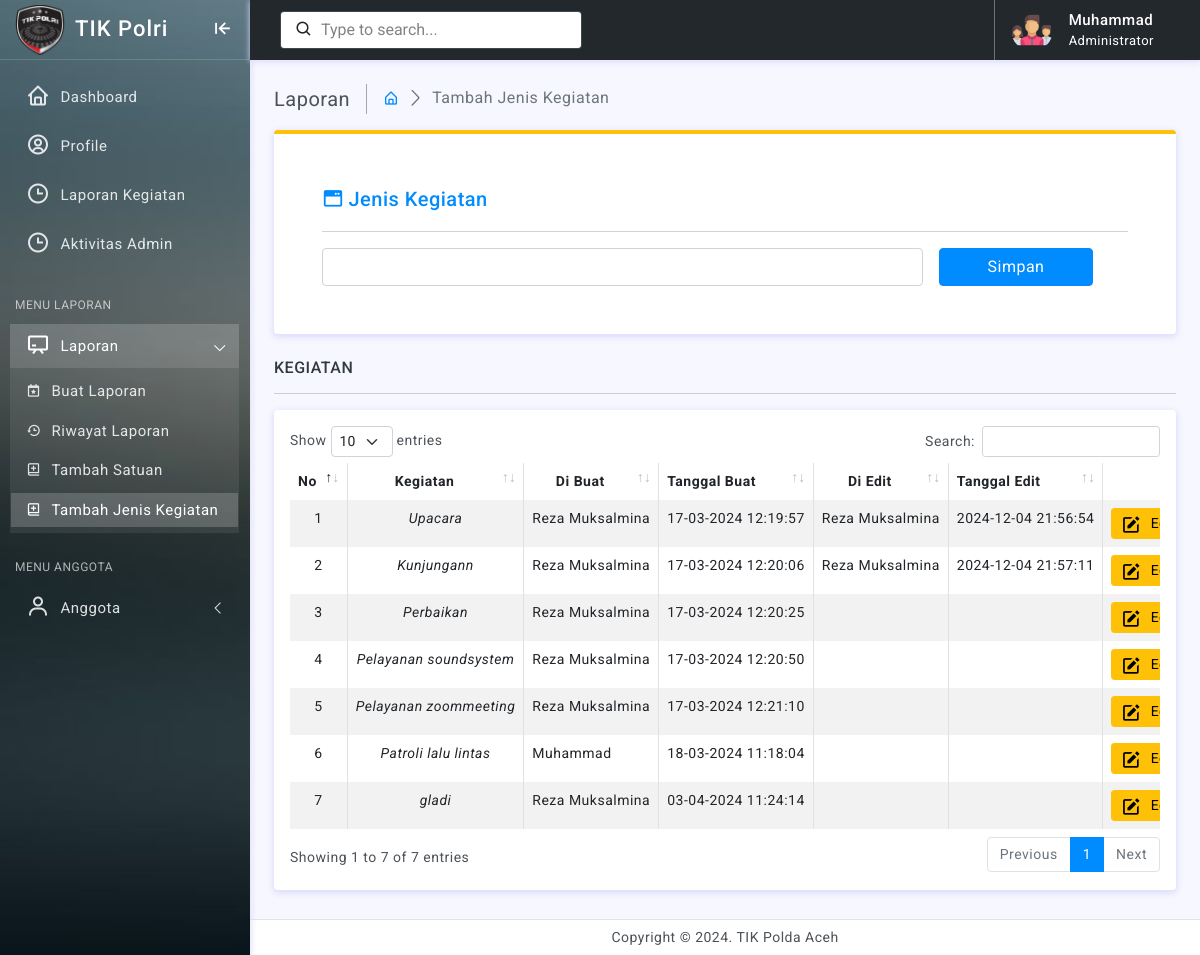
Screenshot of /admin/index.php?page=add_jenis_kegiatan (signed in) with the database file from the repository.
### tables this page shows
CREATE TABLE `jenis_kegiatan` (
  `kegiatan` int(11) NOT NULL,
  `judul_kegiatan` varchar(100) NOT NULL,
  `created_by` varchar(100) NOT NULL,
  `created_at` text DEFAULT NULL,
  `edited_by` varchar(100) DEFAULT NULL,
  `edited_at` text DEFAULT NULL
);

### admin/laporan/add_jenis_kegiatan.php (the view, shortened to what this page needs)
<div class="page-breadcrumb d-none d-sm-flex align-items-center mb-3">
    <div class="breadcrumb-title pe-3">Laporan</div>
    <div class="ps-3">
        <nav aria-label="breadcrumb">
            <ol class="breadcrumb mb-0 p-0">
                <li class="breadcrumb-item"><a href="index.php?page=dashboard"><i class="bx bx-home-alt"></i></a>
                </li>
                <li class="breadcrumb-item active" aria-current="page">Tambah Jenis Kegiatan</li>
            </ol>
        </nav>
    </div>
</div>
<div class="card border-top border-0 border-4 border-warning">
    <div class="card-body p-5">
        <div class="card-title d-flex align-items-center">
            <div><i class="bx bxs-window-alt me-1 font-22 text-primary"></i>
            </div>
            <h5 class="mb-0 text-primary">Jenis Kegiatan</h5>
        </div>
        <hr>
        <form class="row g-3" method="post" action="" enctype="multipart/form-data">
            <div class="col-md-9">
                <input type="text" name="judul" class="form-control" id="inputFirstName">
            </div>
            <div class="col-md-3">
                <button type="submit" name="submit" class="btn btn-primary px-5">Simpan</button>
            </div>
        </form>
    </div>
</div>
<h6 class="mb-0 text-uppercase">Kegiatan</h6>
<hr />
<div class="card">
    <div class="card-body">
        <div class="table-responsive">
        <table id="example" class="table table-striped table-bordered" style="width:100%">
    <thead>
        <tr>
            <th width="5%">
                <center>No</center>
            </th>
            <th>
                <center>Kegiatan</center>
            </th>
            <th width="20%">
                <center>Di Buat </center>
            </th>
            <th width="10%">Tanggal Buat</th>
            <th width="20%">
                <center>Di Edit </center>
            </th>
            <th width="10%">Tanggal Edit</th>
            <th width="5%">
                <center>Action</center>
            </th>
        </tr>
    </thead>
    <tbody>
        <?php
        include "../conn/conn.php";
        $no = 1;
        $query = mysqli_query($conn, "SELECT * FROM jenis_kegiatan");
        while ($data = mysqli_fetch_array($query)) { ?>
            <tr>
                <td>
                    <center><?= $no++ ?></center>
                </td>
                <td><center><i><?= $data['judul_kegiatan'] ?></i></center></td>
                <td><?= ucwords($data['created_by']) ?></td>
                <td>
                    <center><?= $data['created_at']?></center>
                </td>
                <td><?= ucwords($data['edited_by']) ?></td>
                <td>
                    <center><?= $data['edited_at']?></center>
                </td>
                <td class="text-center">
                    <button class="btn btn-warning btn-sm" data-bs-toggle="modal" data-bs-target="#editModal<?= $data['kegiatan'] ?>">
                        <i class="bx bxs-edit"></i> Edit
                    </button>
                </td>
            </tr>
        <?php
        };
        ?>
    </tbody>
</table>
        </div>
    </div>
</div>

### assets/css/app.css (style rules this page uses)
body { font-size: 14px; color: #4c5258; letter-spacing: .5px; background: #f7f7ff; overflow-x: hidden; font-family: Roboto, sans-serif }
a { text-decoration: none }
.breadcrumb-title { font-size: 20px; border-right: 1.5px solid #aaa4a4 }
.page-breadcrumb .breadcrumb li.breadcrumb-item { font-size: 16px }
.page-breadcrumb .breadcrumb-item+.breadcrumb-item::before { display: inline-block; padding-right: .5rem; color: #6c757d; font-family: LineIcons; content: "\ea5c" }
.font-22 { font-size: 22px }
.btn i { vertical-align: middle; font-size: 1.3rem; margin-top: -1em; margin-bottom: -1em; margin-right: 5px }
input::placeholder { color: #000!important; opacity: .3!important }

### assets/css/header-colors.css (style rules this page uses)
html.color-header::placeholder { color: #08090a!important; opacity: .5!important }

### rows the page displays
jenis_kegiatan: judul_kegiatan "Upacara", created_by "Reza Muksalmina", created_at "17-03-2024 12:19:57", edited_by "Reza Muksalmina", edited_at "2024-12-04 21:56:54"
jenis_kegiatan: judul_kegiatan "Kunjungann", created_by "Reza Muksalmina", created_at "17-03-2024 12:20:06", edited_by "Reza Muksalmina", edited_at "2024-12-04 21:57:11"
jenis_kegiatan: judul_kegiatan "Perbaikan", created_by "Reza Muksalmina", created_at "17-03-2024 12:20:25"
jenis_kegiatan: judul_kegiatan "Pelayanan soundsystem", created_by "Reza Muksalmina", created_at "17-03-2024 12:20:50"
jenis_kegiatan: judul_kegiatan "Pelayanan zoommeeting", created_by "Reza Muksalmina", created_at "17-03-2024 12:21:10"
jenis_kegiatan: judul_kegiatan "Patroli lalu lintas", created_by "Muhammad", created_at "18-03-2024 11:18:04"
jenis_kegiatan: judul_kegiatan "gladi", created_by "Reza Muksalmina", created_at "03-04-2024 11:24:14"

### other values shown
$_SESSION['nama'] "Muhammad"
